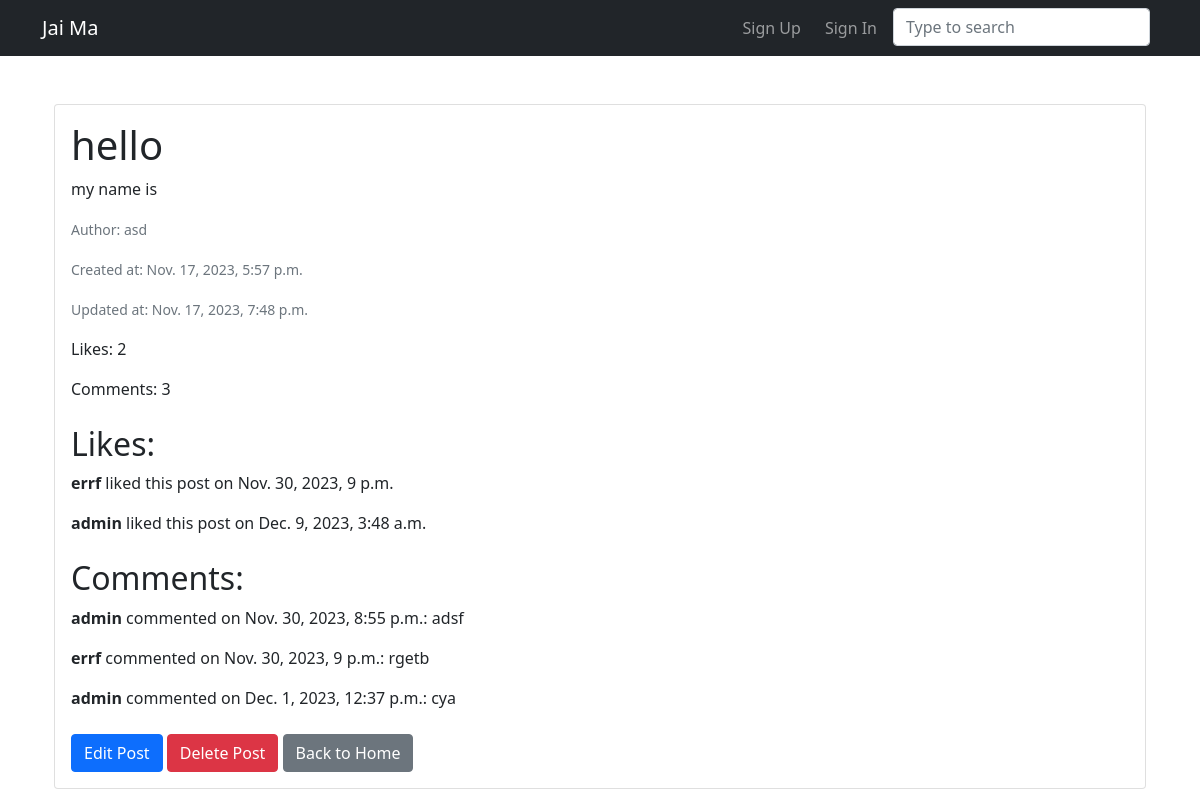
The app's page /post/2/ with its own data.
### JaiMaApp/models.py (models this page shows)
class BlogPost(models.Model):
    title = models.CharField(max_length=200)
    content = models.TextField()
    author = models.ForeignKey(User, on_delete=models.CASCADE)
    created_at = models.DateTimeField(auto_now_add=True)
    updated_at = models.DateTimeField(auto_now=True)
    image = models.ImageField(upload_to='JaiMa/images/',blank=True,null=True)
    url=models.URLField(blank=True)

class Like(models.Model):
    user = models.ForeignKey(User, on_delete=models.CASCADE)
    post = models.ForeignKey(BlogPost, on_delete=models.CASCADE)
    created_at = models.DateTimeField(auto_now_add=True)

class Comment(models.Model):
    user = models.ForeignKey(User, on_delete=models.CASCADE)
    post = models.ForeignKey(BlogPost, on_delete=models.CASCADE)
    content = models.TextField()
    created_at = models.DateTimeField(auto_now_add=True)
    updated_at = models.DateTimeField(auto_now=True)

### JaiMaApp/views.py (the view)
# urls.py: path('post/<int:pk>/', post_detail, name='post_detail'),
def post_detail(request, pk):
    post = get_object_or_404(BlogPost, pk=pk)
    likes = Like.objects.filter(post=post)
    comments = Comment.objects.filter(post=post)
    return render(request, 'JaiMaApp/post_detail.html', {'post': post, 'likes': likes, 'comments': comments})

### JaiMaApp/templates/JaiMaApp/post_detail.html (shortened to what this page needs)
{% extends 'base.html' %}
{% block content %}
  <div class="container mt-5">
    <div class="card">
      <div class="card-body">
        <h1 class="card-title">{{ post.title }}</h1>
        <p class="card-text">{{ post.content }}</p>
        <p class="card-text"><small class="text-muted">Author: {{ post.author.username }}</small></p>
        <p class="card-text"><small class="text-muted">Created at: {{ post.created_at }}</small></p>
        <p class="card-text"><small class="text-muted">Updated at: {{ post.updated_at }}</small></p>
        <p class="card-text mt-3 like-comment">Likes: {{ likes.count }}</p>
        <p class="card-text like-comment">Comments: {{ comments.count }}</p>
        <h2 class="mt-4 like-comment">Likes:</h2>
        {% for like in likes %}
          <p class="like-comment"><strong>{{ like.user.username }}</strong> liked this post on {{ like.created_at }}</p>
        {% empty %}
          <p class="like-comment">No likes yet.</p>
        {% endfor %}
        <h2 class="mt-4 like-comment">Comments:</h2>
        {% for comment in comments %}
          <p class="like-comment"><strong>{{ comment.user.username }}</strong> commented on {{ comment.created_at }}: {{ comment.content }}</p>
        {% empty %}
          <p class="like-comment">No comments yet.</p>
        {% endfor %}
        <div class="mt-4">
          <a href="{% url 'post_update' post.pk %}" class="btn btn-primary">Edit Post</a>
          <a href="{% url 'post_delete' post.pk %}" class="btn btn-danger">Delete Post</a>
          <a href="{% url 'home' %}" class="btn btn-secondary">Back to Home</a>
        </div>
      </div>
    </div>
  </div>
{% endblock %}

### records on screen
BlogPost: title "hello", content "my name is", author.username "asd", created_at "Nov. 17, 2023, 5:57 p.m.", updated_at "Nov. 17, 2023, 7:48 p.m."
Like: user.username "errf", created_at "Nov. 30, 2023, 9 p.m."
Like: user.username "admin", created_at "Dec. 9, 2023, 3:48 a.m."
Comment: user.username "admin", created_at "Nov. 30, 2023, 8:55 p.m.", content "adsf"
Comment: user.username "errf", created_at "Nov. 30, 2023, 9 p.m.", content "rgetb"
Comment: user.username "admin", created_at "Dec. 1, 2023, 12:37 p.m.", content "cya"

### other values on screen
{{ likes.count }} "2"
{{ comments.count }} "3"
